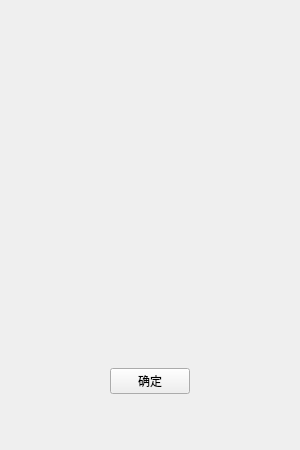
<?xml version="1.0" encoding="UTF-8"?>
<ui version="4.0">
 <class>FileProperty</class>
 <widget class="QWidget" name="FileProperty">
  <property name="geometry">
   <rect>
    <x>0</x>
    <y>0</y>
    <width>300</width>
    <height>450</height>
   </rect>
  </property>
  <property name="windowTitle">
   <string>Form</string>
  </property>
  <layout class="QGridLayout" name="gridLayout_6">
   <item row="0" column="0">
    <widget class="QWidget" name="widget_5" native="true">
     <layout class="QGridLayout" name="gridLayout_5">
      <item row="0" column="0">
       <widget class="QWidget" name="widget" native="true">
        <layout class="QGridLayout" name="gridLayout">
         <item row="0" column="0">
          <widget class="QLabel" name="filename_Label">
           <property name="text">
            <string/>
           </property>
          </widget>
         </item>
        </layout>
       </widget>
      </item>
      <item row="1" column="0">
       <widget class="QWidget" name="widget_2" native="true">
        <layout class="QGridLayout" name="gridLayout_2">
         <item row="0" column="0">
          <widget class="QLabel" name="md5_Label">
           <property name="text">
            <string/>
           </property>
          </widget>
         </item>
        </layout>
       </widget>
      </item>
      <item row="2" column="0">
       <widget class="QWidget" name="widget_3" native="true">
        <layout class="QGridLayout" name="gridLayout_3">
         <item row="0" column="0">
          <widget class="QLabel" name="size_Label">
           <property name="text">
            <string/>
           </property>
          </widget>
         </item>
        </layout>
       </widget>
      </item>
      <item row="3" column="0">
       <widget class="QWidget" name="widget_4" native="true">
        <layout class="QGridLayout" name="gridLayout_4">
         <item row="0" column="2">
          <spacer name="horizontalSpacer">
           <property name="orientation">
            <enum>Qt::Horizontal</enum>
           </property>
           <property name="sizeHint" stdset="0">
            <size>
             <width>40</width>
             <height>20</height>
            </size>
           </property>
          </spacer>
         </item>
         <item row="0" column="1">
          <widget class="QPushButton" name="pushButton">
           <property name="text">
            <string>确定</string>
           </property>
          </widget>
         </item>
         <item row="0" column="0">
          <spacer name="horizontalSpacer_2">
           <property name="orientation">
            <enum>Qt::Horizontal</enum>
           </property>
           <property name="sizeHint" stdset="0">
            <size>
             <width>40</width>
             <height>20</height>
            </size>
           </property>
          </spacer>
         </item>
        </layout>
       </widget>
      </item>
     </layout>
    </widget>
   </item>
  </layout>
 </widget>
 <resources/>
 <connections/>
</ui>
